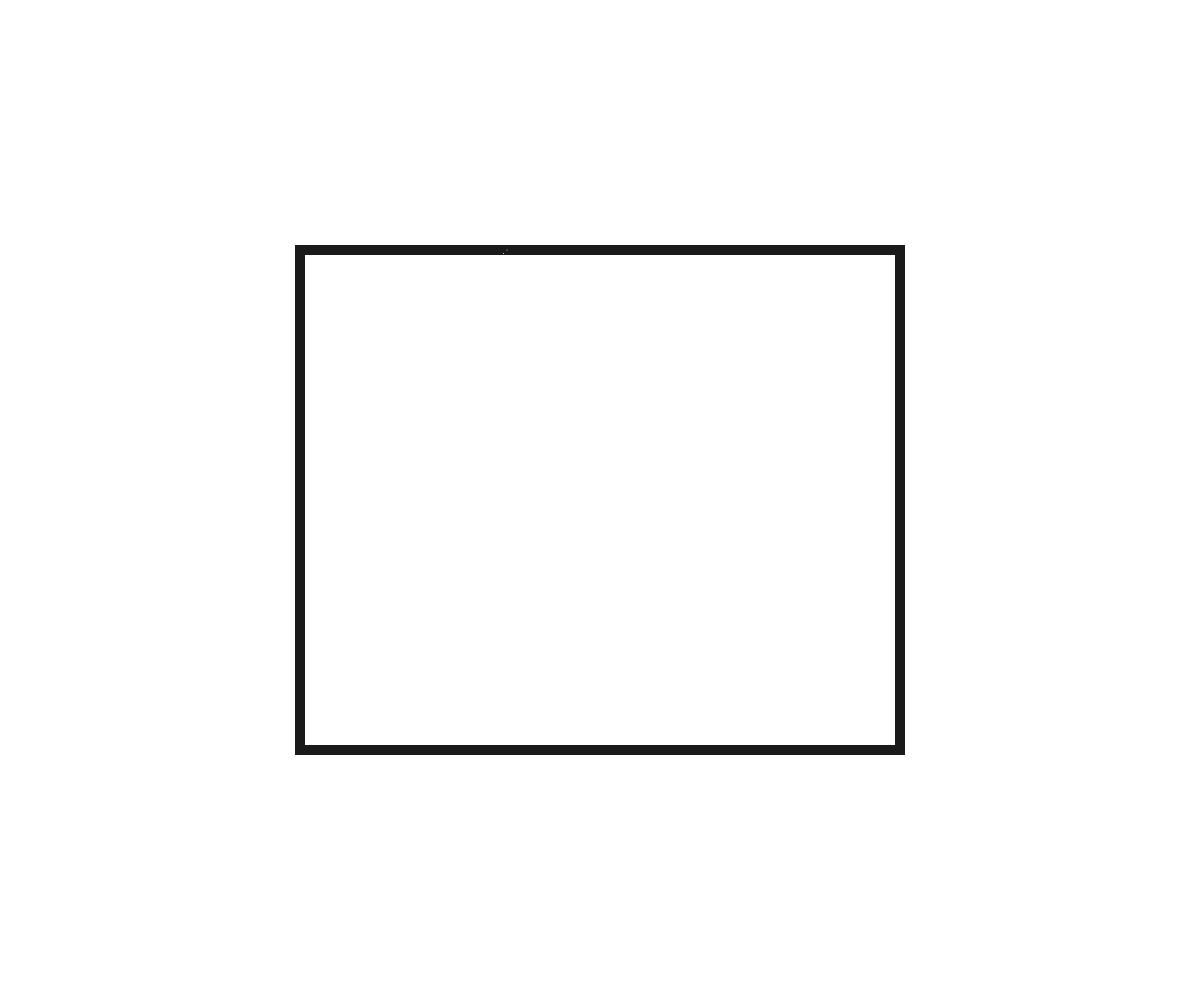
Frame 1 (no input)
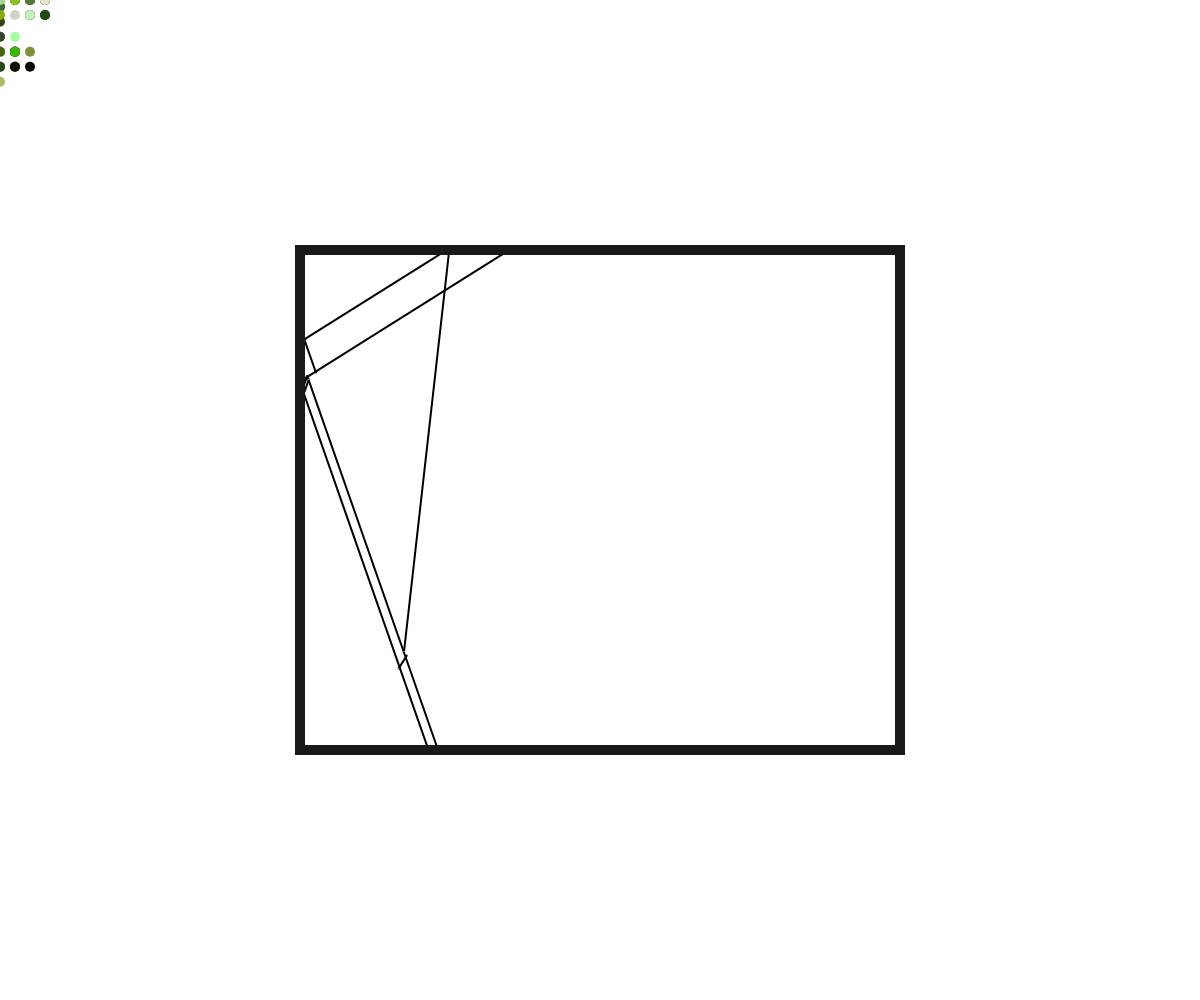
Frame 60 (no input)
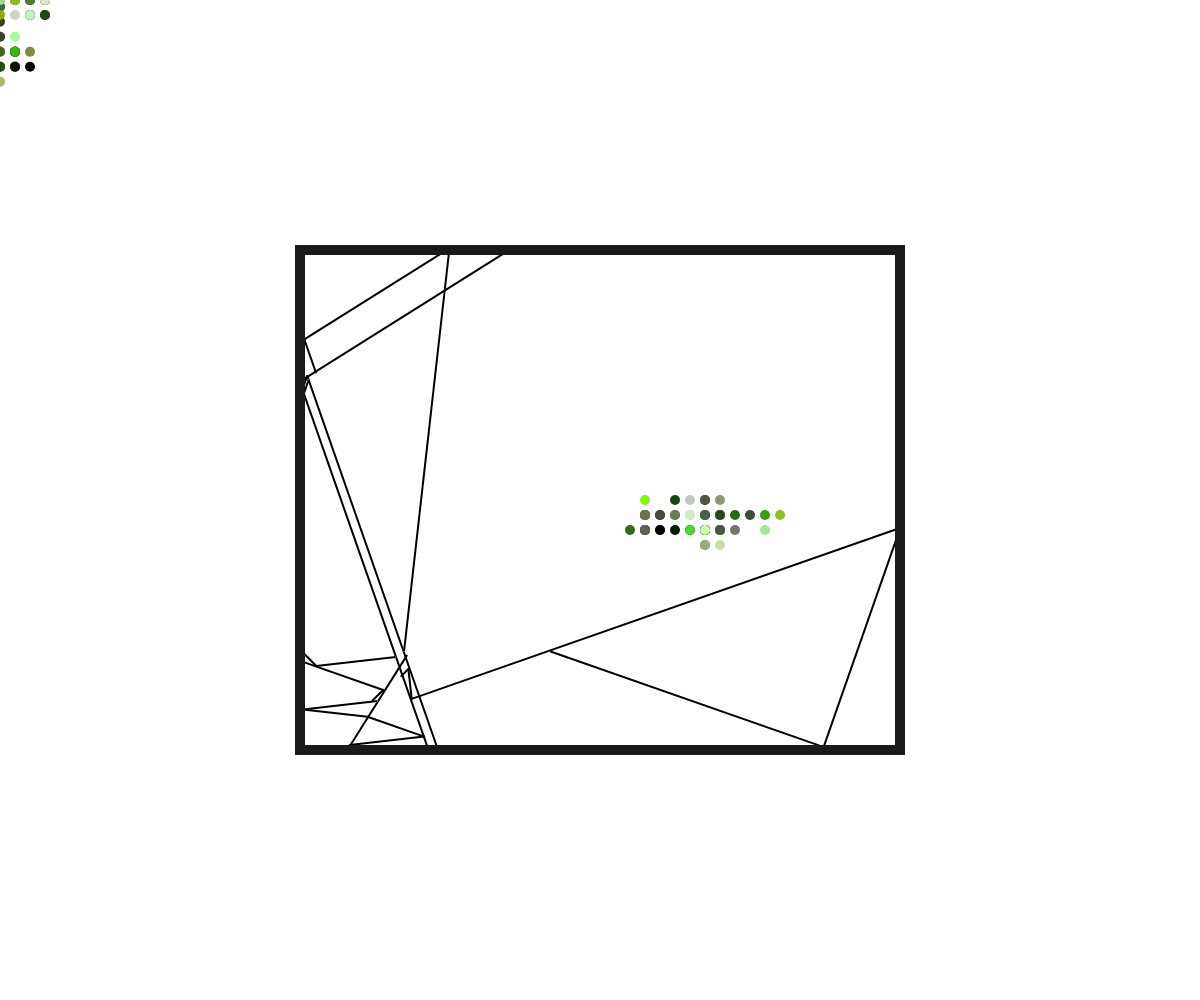
Frame 120 (the mouse pressed at the canvas centre since frame 60)

The p5.js sketch that drew these frames (run headless with seeded random() and noise() and a simulated clock; from frame 60 on, the mouse is pressed at the canvas centre):

// p5.js sketch
// ── sketch.js
 var NORTH = 0;
 var EAST = 1;
 var SOUTH = 2;
 var WEST = 3;
 var direction = SOUTH;
 var col = 200;
 var x;
 var y;
 var dash = 15;

//  var speed = 50;
 var stepSize = 5;
 var minLength = 10;
 var diameter = 1;
 var angleCount = 7;
 var angle;
 var reachedBorder = false;
 
 var posX;
 var posY;
 var posXcross;
 var posYcross;
 
 function setup() {
   createCanvas(windowWidth, windowHeight);
   colorMode(HSB, 360, 100, 100, 100);
   background(100);
   x = random(width*5, width*.75);
   y = random(height*.25);
   angle = getRandomAngle(direction);
   posX = floor(random(width*.25, width-width*.25));
   posY = height*.25;
   posXcross = posX;
   posYcross = posY;
 }
 
 function draw() {
  //background(255, 1)
  
  //frame
  strokeWeight(10);
  stroke(10);
  noFill();
  beginShape();
  vertex(width*.25, height*.25);
  vertex(width*.75, height*.25);
  vertex(width*.75, height*.75);
  vertex(width*.25, height*.75);
  endShape(CLOSE);

  wireframe();
  
  //bugs
  // for (i = 0; i < height*0.01; i++){
    // noFill();
    // stroke(random(70,120), random(100), random(100));
    push();
    translate(mouseX, mouseY);
    noStroke();
    fill(random(70,120), random(100), random(100));
    circle(x, y, 10);
    pop();
  
    
    //placement
    let toggle = floor(random(4));
    if (toggle == 0){
      x += dash;
    } 

    else if (toggle == 1){
      y += dash;
    }

    else if (toggle == 2){
      x -= dash;

    }else{
      y -= dash;
    }
    
    if (x <= 0){
      x = width;
    }
    if (x >= width){
      x = 0;
    }
    if (y <= 0){
      y = height;
    }
    if (y >= height){
      y = 0;
    }
    if (x > width*.25 && x < width*.75 && y > height*.25 && y < height*.75){
      x *= -1;
      y *= -1;
    }
  }
// }
 
 function wireframe(){
  //  var speed = int(map(mouseX, 0, width, 0, 20));
  var speed = 5;
  for (var i = 0; i <= speed; i++) {

    // ------ draw dot at current position ------
    strokeWeight(1);
    stroke(255);
    // stroke(10, 50, 100);
    point(posX, posY);

    // ------ make step ------
    posX += cos(radians(angle)) * stepSize;
    posY += sin(radians(angle)) * stepSize;

    // ------ check if agent is near one of the display borders ------
    reachedBorder = false;

    if (posY <= height*.25) {
      direction = SOUTH;
      reachedBorder = true;
    } else if (posX >= width - width*.25) {
      direction = WEST;
      reachedBorder = true;
    } else if (posY >= height - height*.25) {
      direction = NORTH;
      reachedBorder = true;
    } else if (posX <= width*.25) {
      direction = EAST;
      reachedBorder = true;
    }

    // ------ if agent is crossing his path or border was reached ------
    loadPixels();
    var currentPixel = get(floor(posX), floor(posY));
    if (
      reachedBorder ||
      (currentPixel[0] != 255 && currentPixel[1] != 255 && currentPixel[2] != 255)
    ) {
      angle = getRandomAngle(direction);

      var distance = dist(posX, posY, posXcross, posYcross);
      if (distance >= minLength) {
        strokeWeight(2);
        // stroke(col, 100, 100);
        stroke(0);
        line(posX, posY, posXcross, posYcross);
      }

      posXcross = posX;
      posYcross = posY;
      col += 1;

      if (col == 360){
        col = 200;
      }
    }
  }
 }

 function getRandomAngle(currentDirection) {
   var a = (floor(random(-angleCount, angleCount)) + 0.5) * 90 / angleCount;
   if (currentDirection == NORTH) return a - 90;
   if (currentDirection == EAST) return a;
   if (currentDirection == SOUTH) return a + 90;
   if (currentDirection == WEST) return a + 180;
   return 0;
 }
 
